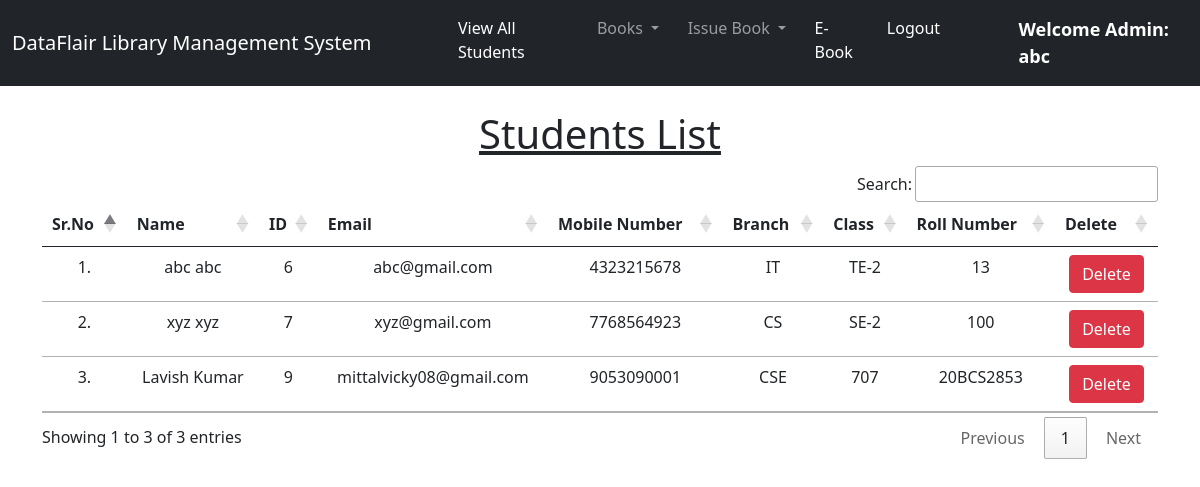
Page /view_students/ (signed in) on the committed database.
### library/models.py (models this page shows, shortened)
class Student(models.Model):
    user = models.OneToOneField(User, on_delete=models.CASCADE)
    classroom = models.CharField(max_length=10)
    branch = models.CharField(max_length=10)
    roll_no = models.CharField(max_length=3, blank=True)
    phone = models.CharField(max_length=10, blank=True)
    image = models.ImageField(upload_to="", blank=True)

### library/views.py (the view)
# urls.py: path("view_students/", views.view_students, name="view_students"),
@login_required(login_url = '/admin_login')
def view_students(request):
    students = Student.objects.all()
    return render(request, "view_students.html", {'students':students})

### library/templates/view_students.html (shortened to what this page needs)
{% extends 'admin_navbar.html' %}
{% load static %}
{% block body %}
<div class="container mt-4">
    <h1 class="text-center"><u>Students List</u></h1>
    <table class="table table-hover" id="example">
        <thead>
            <tr class="text-center">
                <th>Sr.No</th>
                <th>Name</th>
                <th>ID</th>
                <th>Email</th>
                <th>Mobile Number</th>
                <th>Branch</th>
                <th>Class</th>
                <th>Roll Number</th>
                <th>Delete</th>
            </tr>
        </thead>
        <tbody>
            {% for student in students %}
            <tr class="text-center">
                <td>{{forloop.counter}}.</td>
                <td>{{student.user.get_full_name}}</td>
                <td>{{student.user.id}}</td>
                <td>{{student.user.email}}</td>
                <td>{{student.phone}}</td>
                <td>{{student.branch}}</td>
                <td>{{student.classroom}}</td>
                <td>{{student.roll_no}}</td>
                <td><a href="/delete_student/{{student.id}}/" class="btn btn-danger" onclick="return confirm('Are you sure you want to delete this student?')">Delete</a></td>
            </tr>
            {% endfor %}
        </tbody>
    </table>
    </div>
{% endblock %}

### library/templates/admin_navbar.html (shortened to what this page needs)
<!doctype html>
<html lang="en">
  <head>
    <link href="https://cdn.jsdelivr.net/npm/bootstrap@5.1.0/dist/css/bootstrap.min.css" rel="stylesheet">
    <link rel="stylesheet" href="https://cdn.datatables.net/1.10.25/css/jquery.dataTables.min.css">
    <link rel="stylesheet" href="https://cdn.datatables.net/buttons/1.7.1/css/buttons.dataTables.min.css">
  </head>
  <body style="background-image: url('/static/library3.jpg');  background-size: cover; background-repeat: no-repeat;" >
    <nav class="navbar navbar-expand-sm bg-dark navbar-dark">
        <div class="container-fluid">
          <a class="navbar-brand" href="#">DataFlair Library Management System</a>
          <div class="collapse navbar-collapse" id="navbarSupportedContent">
            <ul class="navbar-nav me-auto mb-2 mb-lg-0">
              <li class="nav-item">
                <a class="nav-link active" aria-current="page" href="/view_students/">View All Students</a>
              </li>
              <li class="nav-item dropdown">
                <a class="nav-link dropdown-toggle" href="#" id="navbarDropdown" role="button" data-bs-toggle="dropdown" aria-expanded="false">
                  Books
                </a>
              </li>
              <li class="nav-item dropdown">
                <a class="nav-link dropdown-toggle" href="#" id="navbarDropdown" role="button" data-bs-toggle="dropdown" aria-expanded="false">
                  Issue Book
                </a>
              </li>
              <li class="nav-item">
                <a class="nav-link active" aria-current="page" href="/E_book/">E-Book</a>
              </li>
              <li class="nav-item">
                <a class="nav-link active" aria-current="page" href="/logout/">Logout</a>
              </li>
              <li class="nav-item">
                <a style="font-weight:600; font-family:'Segoe UI', Tahoma, Geneva, Verdana, sans-serif; font-size: large;" class="nav-link active" href="#">Welcome Admin: {{request.user}}</a>
              </li>
            </ul>
          </div>
        </div>
      </nav>
      {% block body %}
      {% endblock %}
  </body>
</html>

### rows in the picture
Student: user.get_full_name "abc abc", user.id "6", user.email "abc@gmail.com", phone "4323215678", branch "IT", classroom "TE-2", roll_no "13"
Student: user.get_full_name "xyz xyz", user.id "7", user.email "xyz@gmail.com", phone "7768564923", branch "CS", classroom "SE-2", roll_no "100"
Student: user.get_full_name "Lavish Kumar", user.id "9", user.email "mittalvicky08@gmail.com", phone "9053090001", branch "CSE", classroom "707", roll_no "20BCS2853"

### other values in the picture
{{ request.user }} "abc"
